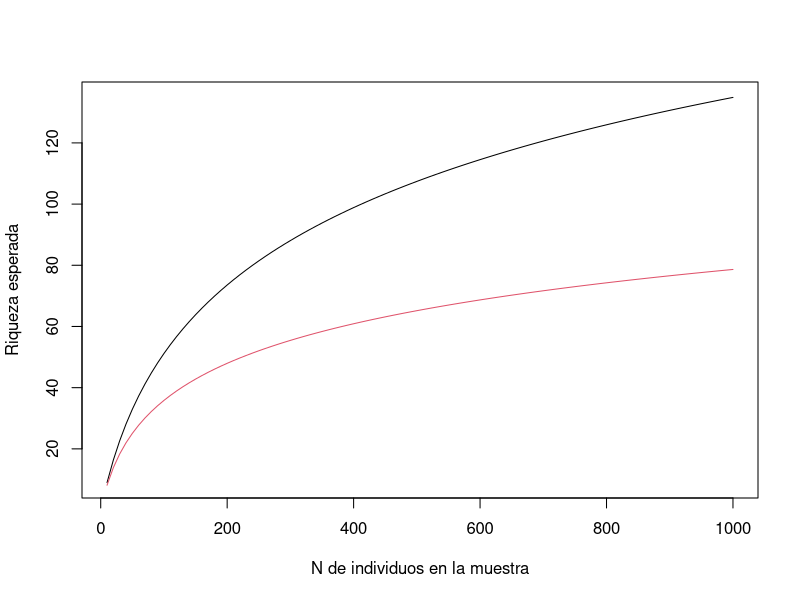

Recreate this plot in R. (Note: this script raises an error after producing the figure.)
## Curva del colector del modelo de Fisher##
## Una funccion para la curva
E.x <- function(N, alfa){
    alfa*log(1+N/alfa)
}
## Tamanos de muestreo (es decir numero de individuos en la muestra)
abunds <- seq(10, 1000, by =10)
## N de especies predicho por el modelo para alfa = 42
y <- E.x(abunds, alfa = 42)
## y alfa = 20
y2<- E.x(abunds, alfa = 20)
## Grafico
plot(abunds, y, type ="l",
     xlab = "N de individuos en la muestra",
     ylab = "Riqueza esperada")
lines(abunds, y2, col=2)


## Log-verissimilitud negativa relativa para logseries (tutorial maxima verossimilitud)
moths.ls.ll <- function(A)
    sum( dls(moths, N = sum(moths), alpha = A, log = TRUE) )
## ----alfas-mle-----------------------------------------------------------------------------------
alfas <- seq(n1/2, n1*2, by = 0.5)
## ----calculo-L-mle-------------------------------------------------------------------------------
moths.ls.L <- sapply(alfas, moths.ls.ll)
## log- Verossimilitud negativa
moths.ls.L2 <- -moths.ls.L
## Verossimilitud negativa relativa
moths.ls.L3 <- moths.ls.L2 - min(moths.ls.L2)
## ----grafico-L-mle-------------------------------------------------------------------------------
## Verossimilitud
par(mfrow=c(1,3))
plot(moths.ls.L ~ alfas, type = "l", ylab = "Log-verosimilitud")
abline(h = max(moths.ls.L) - 2, lty = 2, col = "red")
## Verossimilitud negativa
plot(moths.ls.L2 ~ alfas, type = "l", ylab = "Log-verosimilitud")
abline(h = max(moths.ls.L) + 2, lty = 2, col = "red")
## Verissimilitud negativa relativa
plot(moths.ls.L3 ~ alfas, type = "l", ylab = "Log-verosimilitud")
## inttervalo de plausibilidad
abline(h = 2 , lty =2, col = "red")
par(mfrow=c(1,1))

## Tutorial 3 ##
grass.p.p.t <- coverpred(grass.p.p)
plot(grass.h, main = "", xlab = "Clase de abundancia", xlim = c(0, 40))
points(grass.p.p, col = 1)
points(grass.p.p.t, col = 2)
legend("topright",
       legend = c("Pareto","Pareto trunc"),
       col = 1:2, bty = "n", lty = 1, pch = 1)
